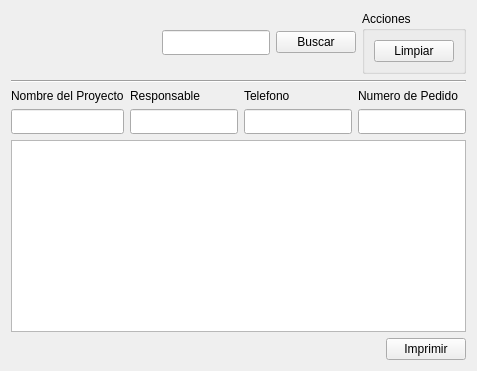
          <widget class="QWidget" name="page_VisualizaPedidos">
           <layout class="QVBoxLayout" name="verticalLayout_18">
            <item>
             <layout class="QVBoxLayout" name="verticalLayout_53">
              <item>
               <layout class="QHBoxLayout" name="horizontalLayout_29">
                <item>
                 <layout class="QHBoxLayout" name="horizontalLayout_89">
                  <item>
                   <spacer name="horizontalSpacer_63">
                    <property name="orientation">
                     <enum>Qt::Horizontal</enum>
                    </property>
                    <property name="sizeHint" stdset="0">
                     <size>
                      <width>40</width>
                      <height>20</height>
                     </size>
                    </property>
                   </spacer>
                  </item>
                  <item>
                   <layout class="QHBoxLayout" name="horizontalLayout_90">
                    <item>
                     <spacer name="horizontalSpacer_88">
                      <property name="orientation">
                       <enum>Qt::Horizontal</enum>
                      </property>
                      <property name="sizeHint" stdset="0">
                       <size>
                        <width>40</width>
                        <height>20</height>
                       </size>
                      </property>
                     </spacer>
                    </item>
                    <item>
                     <widget class="QLineEdit" name="lineEdit_busqueda_pedido_5">
                      <property name="minimumSize">
                       <size>
                        <width>0</width>
                        <height>25</height>
                       </size>
                      </property>
                     </widget>
                    </item>
                    <item>
                     <widget class="QPushButton" name="btn_bscrPedidos">
                      <property name="text">
                       <string>Buscar</string>
                      </property>
                     </widget>
                    </item>
                   </layout>
                  </item>
                 </layout>
                </item>
                <item>
                 <widget class="QGroupBox" name="groupBox_7">
                  <property name="title">
                   <string>Acciones</string>
                  </property>
                  <layout class="QVBoxLayout" name="verticalLayout_144">
                   <item>
                    <widget class="QPushButton" name="btn_LimpiarPedV">
                     <property name="text">
                      <string>Limpiar</string>
                     </property>
                    </widget>
                   </item>
                  </layout>
                 </widget>
                </item>
               </layout>
              </item>
              <item>
               <widget class="Line" name="line_4">
                <property name="orientation">
                 <enum>Qt::Horizontal</enum>
                </property>
               </widget>
              </item>
              <item>
               <layout class="QHBoxLayout" name="horizontalLayout_91">
                <item>
                 <layout class="QVBoxLayout" name="verticalLayout_89">
                  <item>
                   <widget class="QLabel" name="label_93">
                    <property name="text">
                     <string>Nombre del Proyecto</string>
                    </property>
                   </widget>
                  </item>
                  <item>
                   <widget class="QLineEdit" name="txtbx_nameproyecto_7">
                    <property name="minimumSize">
                     <size>
                      <width>0</width>
                      <height>25</height>
                     </size>
                    </property>
                   </widget>
                  </item>
                 </layout>
                </item>
                <item>
                 <layout class="QVBoxLayout" name="verticalLayout_91">
                  <item>
                   <widget class="QLabel" name="label_94">
                    <property name="text">
                     <string>Responsable</string>
                    </property>
                   </widget>
                  </item>
                  <item>
                   <widget class="QLineEdit" name="lineEdit_Responsable_7">
                    <property name="minimumSize">
                     <size>
                      <width>0</width>
                      <height>25</height>
                     </size>
                    </property>
                   </widget>
                  </item>
                 </layout>
                </item>
                <item>
                 <layout class="QVBoxLayout" name="verticalLayout_92">
                  <item>
                   <widget class="QLabel" name="label_95">
                    <property name="text">
                     <string>Telefono</string>
                    </property>
                   </widget>
                  </item>
                  <item>
                   <widget class="QLineEdit" name="txtbx_telefonoresponsable_7">
                    <property name="minimumSize">
                     <size>
                      <width>0</width>
                      <height>25</height>
                     </size>
                    </property>
                   </widget>
                  </item>
                 </layout>
                </item>
                <item>
                 <layout class="QVBoxLayout" name="verticalLayout_93">
                  <item>
                   <widget class="QLabel" name="label_96">
                    <property name="text">
                     <string>Numero de Pedido</string>
                    </property>
                   </widget>
                  </item>
                  <item>
                   <widget class="QLineEdit" name="lineEdit">
                    <property name="minimumSize">
                     <size>
                      <width>0</width>
                      <height>25</height>
                     </size>
                    </property>
                   </widget>
                  </item>
                 </layout>
                </item>
               </layout>
              </item>
              <item>
               <widget class="QTableWidget" name="tableWidget_11"/>
              </item>
              <item>
               <layout class="QHBoxLayout" name="horizontalLayout_87">
                <item>
                 <spacer name="horizontalSpacer_62">
                  <property name="orientation">
                   <enum>Qt::Horizontal</enum>
                  </property>
                  <property name="sizeHint" stdset="0">
                   <size>
                    <width>40</width>
                    <height>20</height>
                   </size>
                  </property>
                 </spacer>
                </item>
                <item>
                 <widget class="QPushButton" name="btn_printPediVisualizar">
                  <property name="text">
                   <string>Imprimir</string>
                  </property>
                 </widget>
                </item>
               </layout>
              </item>
             </layout>
            </item>
           </layout>
          </widget>
